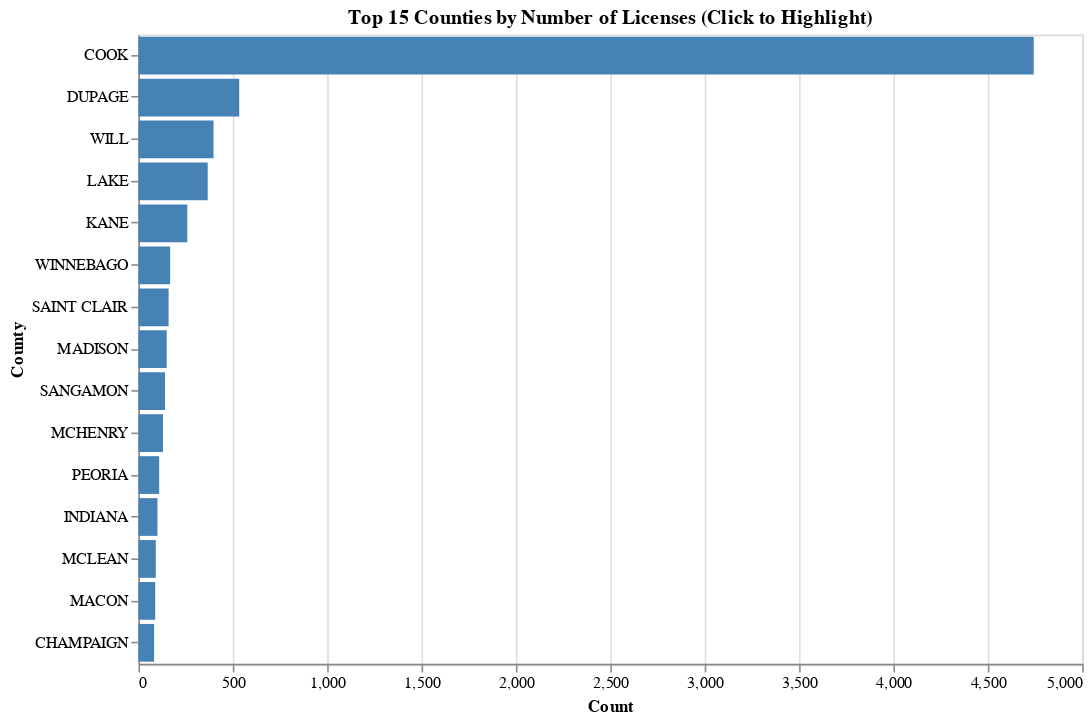

The notebook cell this image was saved under:
### Markdown cell above
## Plot 1 Write-Up

This first chart shows how many business licenses belong to each license type and how those licenses are separated by status. I used a bar chart because it clearly shows differences between license types. The x-axis lists the license types, and the y-axis shows the number of licenses in each group. I added color to represent the different license statuses, which helps show how many licenses within each type are Active, Not Renewed, or in another status. Before making the chart, I grouped the data by both License Type and License Status and counted how many records were in each category so the chart would display accurate totals.

### Code cell
county_counts = df.groupby('County').size().reset_index(name='Count').nlargest(15, 'Count')

selection = alt.selection_point(fields=['County'])

chart2 = alt.Chart(county_counts).mark_bar().encode(
    x=alt.X('Count:Q'),
    y=alt.Y('County:N', sort='-x'),
    color=alt.condition(selection, alt.value('steelblue'), alt.value('lightgray')),
    tooltip=['County', 'Count']
).add_params(
    selection
).properties(
    width=600,
    height=400,
    title='Top 15 Counties by Number of Licenses (Click to Highlight)'
)

chart2.save('chart2.html')
chart2

### Figure 1 — Vega-Lite specification as saved in the notebook (floating-point values rounded to 4 significant figures)
{"config": {"view": {"continuousWidth": 300, "continuousHeight": 300}}, "data": {"name": "data-970be1b63a5813f2166d41ee429867a2"}, "mark": {"type": "bar"}, "encoding": {"color": {"condition": {"param": "param_ad3c5f227b57b6ad", "value": "steelblue"}, "value": "lightgray"}, "tooltip": [{"field": "County", "type": "nominal"}, {"field": "Count", "type": "quantitative"}], "x": {"field": "Count", "type": "quantitative"}, "y": {"field": "County", "sort": "-x", "type": "nominal"}}, "height": 400, "params": [{"name": "param_ad3c5f227b57b6ad", "select": {"type": "point", "fields": ["County"]}}], "title": "Top 15 Counties by Number of Licenses (Click to Highlight)", "width": 600, "$schema": "https://vega.github.io/schema/vega-lite/v6.1.0.json", "datasets": {"data-970be1b63a5813f2166d41ee429867a2": [{"County": "COOK", "Count": 4743}, {"County": "DUPAGE", "Count": 534}, {"County": "WILL", "Count": 398}, {"County": "LAKE", "Count": 367}, {"County": "KANE", "Count": 259}, {"County": "WINNEBAGO", "Count": 168}, {"County": "SAINT CLAIR", "Count": 160}, {"County": "MADISON", "Count": 150}, {"County": "SANGAMON", "Count": 141}, {"County": "MCHENRY", "Count": 130}, {"County": "PEORIA", "Count": 110}, {"County": "INDIANA", "Count": 101}, {"County": "MCLEAN", "Count": 92}, {"County": "MACON", "Count": 89}, {"County": "CHAMPAIGN", "Count": 83}]}}
